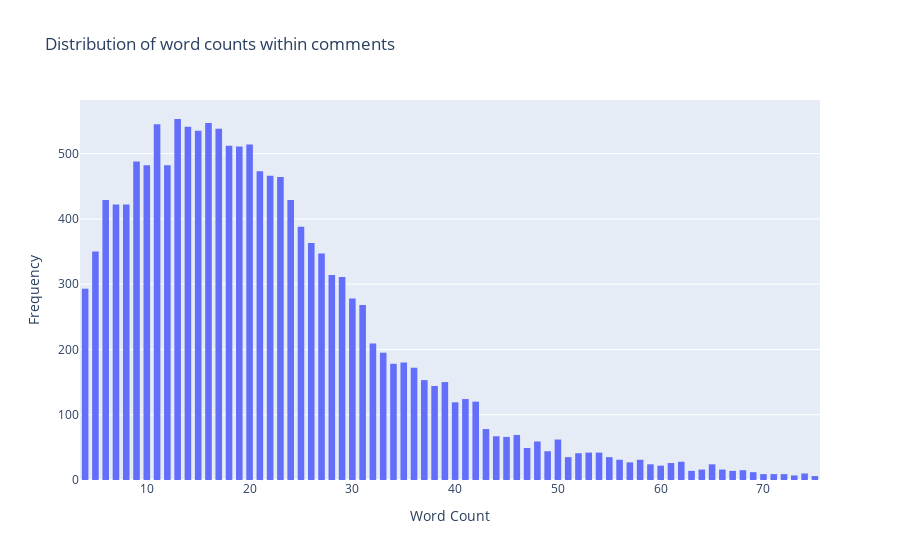

The notebook cell this image was saved under:
### Code cell
fig = go.Figure()
fig.add_trace(go.Histogram(x=sentiper['text_len_by_words']))

fig.update_layout(
    title_text='Distribution of word counts within comments',
    xaxis_title_text='Word Count',
    yaxis_title_text='Frequency',
    bargap=0.2,
    bargroupgap=0.2)

fig.show()

### Figure 1 — Plotly figure (JSON) as saved in the notebook; plotly's stock layout.template omitted (floating-point values rounded to 4 significant figures; data arrays with more than 128 entries replaced by an {"elided": "..."} marker saying what was removed)
{"data": [{"type": "histogram", "x": {"elided": "15048 int values"}}], "layout": {"bargap": 0.2, "bargroupgap": 0.2, "title": {"text": "Distribution of word counts within comments"}, "xaxis": {"title": {"text": "Word Count"}}, "yaxis": {"title": {"text": "Frequency"}}}}
